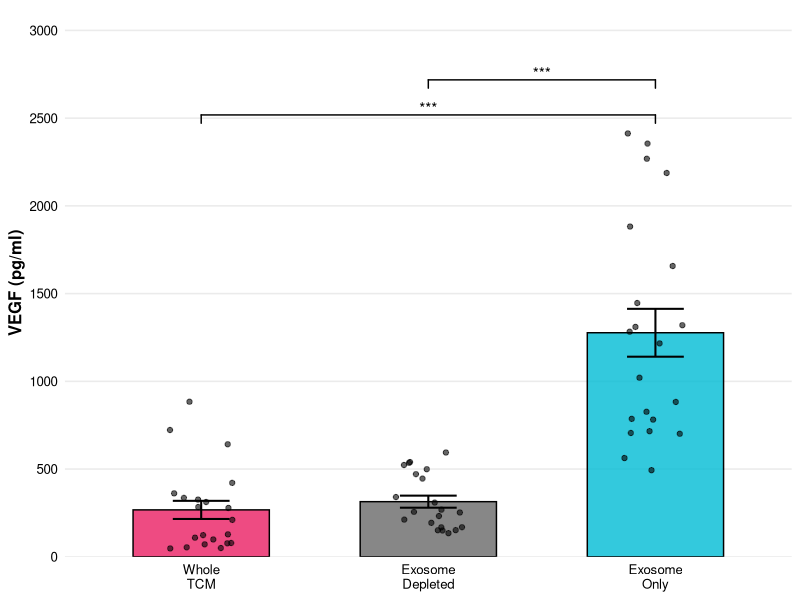
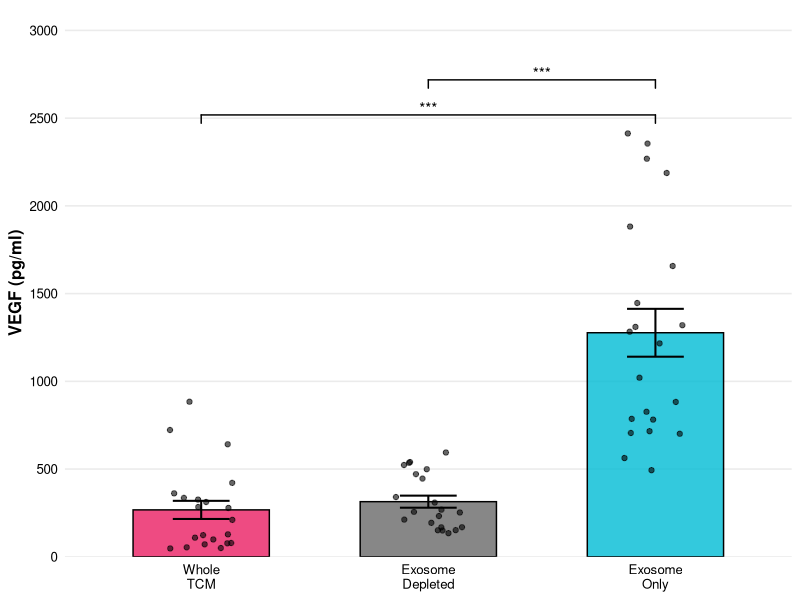

Source code (R) for these figures, in order:
# Load required libraries
library(lme4)
library(lmerTest)
library(dplyr)
library(ggplot2)

# Create the data manually based on the CSV structure
# First, let me create vectors for each condition

# Whole samples (no suffix)
whole_samples <- c(
  J1 = 54.19390253, M1 = 49.83719781, N1 = 109.0414019, 
  O2_1 = 76.91210763, O8_1 = 78.67316244, P1 = 47.68476734, S1 = 123.5945402,
  J2 = 128.0901019, M2 = 71.09661839, N2 = 283.6162878,
  O2_2 = 210.753584, O8_2 = 326.10064, P2 = 99.12516953, S2 = 312.3227859,
  J3 = 361.8116509, M3 = 278.3863215, N3 = 336.120923,
  O2_3 = 722.871425, O8_3 = 883.7620791, P3 = 421.489871, S3 = 641.3944948
)

# Exosome-depleted samples (x suffix)
depleted_samples <- c(
  J1 = 268.7229365, M1 = 151.6670368, N1 = 168.4621522,
  O2_1 = 232.1787045, O8_1 = 149.6741848, P1 = 193.9028531, S1 = 309.2764953,
  J2 = 256.1851066, M2 = 212.1696414, N2 = 252.5192645,
  O2_2 = 152.3324179, O8_2 = 168.4621522, P2 = 134.5638016, S2 = 340.7650239,
  J3 = 499.4592159, M3 = 594.477161, N3 = 535.5603246,
  O2_3 = 471.2640577, O8_3 = 539.7893778, P3 = 522.9118873, S3 = 445.8358181
)

# Exosome-only samples (o suffix)
exosome_samples <- c(
  J1 = 715.7118863, M1 = 826.3661872, N1 = 786.1006462,
  O2_1 = 705.8903097, O8_1 = 1446.536776, P1 = 781.5501243, S1 = 1020.855785,
  J2 = 701.4347295, M2 = 562.736211, N2 = 493.6286596,
  O2_2 = 882.8303601, O8_2 = 1282.954119, P2 = 1216.071781, S2 = 1310.108418,
  J3 = 1882.182783, M3 = 1657.195575, N3 = 1320.19455,
  O2_3 = 2268.599089, O8_3 = 2187.656742, P3 = 2412.862539, S3 = 2354.704069
)

# Create a tidy data frame
create_condition_df <- function(values, condition) {
  data.frame(
    Sample_ID = names(values),
    VEGF = as.numeric(values),
    Condition = condition,
    stringsAsFactors = FALSE
  ) %>%
    mutate(
      Cell_Line = case_when(
        grepl("^J", Sample_ID) ~ "Jones",
        grepl("^M", Sample_ID) ~ "MacKinley", 
        grepl("^N", Sample_ID) ~ "Nike",
        grepl("^O2", Sample_ID) ~ "OS2.4",
        grepl("^O8", Sample_ID) ~ "OSA8",
        grepl("^P", Sample_ID) ~ "Parks",
        grepl("^S", Sample_ID) ~ "STS-1",
        TRUE ~ "Unknown"
      ),
      Donor = case_when(
        grepl("1$|1_", Sample_ID) ~ "Donor_1",
        grepl("2$|2_", Sample_ID) ~ "Donor_2", 
        grepl("3$|3_", Sample_ID) ~ "Donor_3",
        TRUE ~ "Unknown"
      )
    )
}

# Combine all conditions
full_data <- bind_rows(
  create_condition_df(whole_samples, "Whole TCM"),
  create_condition_df(depleted_samples, "Exosome Depleted"),
  create_condition_df(exosome_samples, "Exosome Only")
) %>%
  mutate(
    Condition = factor(Condition, levels = c("Whole TCM",
                                             "Exosome Depleted",
                                             "Exosome Only")),
    Cell_Line = factor(Cell_Line),
    Donor = factor(Donor)
  )

# Check the data structure
print("Data structure:")
head(full_data, 15)

print("\nSample sizes:")
table(full_data$Condition, full_data$Cell_Line)


# Mixed-effects model comparing conditions (donor as random effect)
model_donor <- lmer(VEGF ~ Condition + (1|Donor), data = full_data)

cat("\n=== MIXED-EFFECTS MODEL RESULTS ===\n")
summary(model_donor)
cat("\n=== ANOVA ===\n")
anova(model_donor)

# Post-hoc pairwise comparisons
library(emmeans)
cat("\n=== PAIRWISE COMPARISONS ===\n")
emm <- emmeans(model_donor, ~ Condition)
pairwise_results <- pairs(emm, adjust = "tukey")
print(pairwise_results)

# Extract p-values for easy reference
pairwise_summary <- summary(pairwise_results)
cat("\n=== P-VALUES SUMMARY ===\n")
for(i in 1:nrow(pairwise_summary)) {
  comparison <- pairwise_summary$contrast[i]
  p_value <- pairwise_summary$p.value[i]
  significance <- ifelse(p_value < 0.001, "***", 
                         ifelse(p_value < 0.01, "**",
                                ifelse(p_value < 0.05, "*", "ns")))
  cat(sprintf("%-30s p = %.4f %s\n", comparison, p_value, significance))
}

# Load required libraries
library(ggplot2)
library(dplyr)
library(ggsignif)

# Use your existing full_data from the previous analysis
# Clean, minimal plot following good data viz principles
p1 <- ggplot(full_data, aes(x = Condition, y = VEGF, fill = Condition)) +
  # Clean bars
  stat_summary(fun = "mean", geom = "col", alpha = 0.8, width = 0.6, 
               color = "black", linewidth = 0.5) +
  # Individual points
  geom_point(position = position_jitter(width = 0.15, seed = 123), 
             size = 1.5, alpha = 0.6, color = "black") +
  # Error bars
  stat_summary(fun.data = mean_se, geom = "errorbar", 
               width = 0.25, linewidth = 0.7, color = "black") +
  # Significance bars - both comparisons
  geom_signif(comparisons = list(c("Whole TCM", "Exosome Only")), 
              annotations = "***", y_position = 2400, tip_length = 0.02, 
              textsize = 4, vjust = 0.4) +
  geom_signif(comparisons = list(c("Exosome Depleted", "Exosome Only")), 
              annotations = "***", y_position = 2600, tip_length = 0.02, 
              textsize = 4, vjust = 0.4) +
  # Colors
  scale_fill_manual(values = c("Whole TCM" = "#E91E63", 
                               "Exosome Depleted" = "#696969", 
                               "Exosome Only" = "#00BCD4")) +
  # Clean labels
  scale_x_discrete(labels = c("Whole\nTCM", "Exosome\nDepleted", "Exosome\nOnly")) +
  labs(y = "VEGF (pg/ml)", x = NULL) +
  # Clean theme
  theme_minimal(base_size = 12) +
  theme(
    legend.position = "none",
    panel.grid.major.x = element_blank(),
    panel.grid.minor = element_blank(),
    axis.text = element_text(color = "black"),
    axis.title = element_text(color = "black", face = "bold"),
    plot.background = element_rect(fill = "white", color = NA),
    panel.background = element_rect(fill = "white", color = NA)
  ) +
  # Reasonable axis limits with room for significance bars
  scale_y_continuous(expand = expansion(mult = c(0, 0.15)), 
                     breaks = scales::pretty_breaks(n = 6))

print(p1)

# Save plot
ggsave("exosome_vegf_clean.pdf", plot = p1, 
       width = 3, height = 6, units = "in", dpi = 1200)

# Simple statistical annotation in caption or text instead of cluttered brackets
cat("\nStatistical results:")
cat("\nExosome Only vs Whole TCM: p < 0.001")
cat("\nExosome Only vs Exosome Depleted: p < 0.001") 
cat("\nWhole TCM vs Exosome Depleted: p = 0.87 (ns)")

print(pairwise_results)
